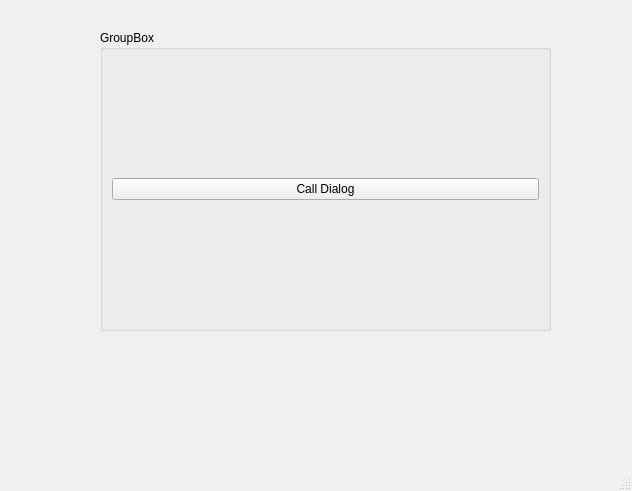
<?xml version="1.0" encoding="UTF-8"?>
<ui version="4.0">
 <class>MainWindow</class>
 <widget class="QMainWindow" name="MainWindow">
  <property name="geometry">
   <rect>
    <x>0</x>
    <y>0</y>
    <width>632</width>
    <height>491</height>
   </rect>
  </property>
  <property name="windowTitle">
   <string>MainWindow</string>
  </property>
  <widget class="QWidget" name="centralwidget">
   <widget class="QGroupBox" name="groupBox">
    <property name="geometry">
     <rect>
      <x>100</x>
      <y>30</y>
      <width>451</width>
      <height>301</height>
     </rect>
    </property>
    <property name="title">
     <string>GroupBox</string>
    </property>
    <layout class="QVBoxLayout" name="verticalLayout">
     <item>
      <widget class="QPushButton" name="pushButton_2">
       <property name="text">
        <string>Call Dialog</string>
       </property>
      </widget>
     </item>
    </layout>
   </widget>
  </widget>
  <widget class="QMenuBar" name="menubar">
   <property name="geometry">
    <rect>
     <x>0</x>
     <y>0</y>
     <width>632</width>
     <height>21</height>
    </rect>
   </property>
  </widget>
  <widget class="QStatusBar" name="statusbar"/>
 </widget>
 <resources/>
 <connections/>
</ui>
